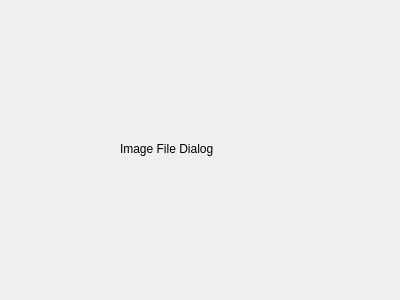
<?xml version="1.0" encoding="UTF-8"?>
<ui version="4.0">
 <class>ImageFileDialog</class>
 <widget class="QDialog" name="ImageFileDialog">
  <property name="geometry">
   <rect>
    <x>0</x>
    <y>0</y>
    <width>400</width>
    <height>300</height>
   </rect>
  </property>
  <property name="windowTitle">
   <string>Dialog</string>
  </property>
  <widget class="QLabel" name="label">
   <property name="geometry">
    <rect>
     <x>120</x>
     <y>140</y>
     <width>131</width>
     <height>17</height>
    </rect>
   </property>
   <property name="text">
    <string>Image File Dialog</string>
   </property>
  </widget>
 </widget>
 <resources/>
 <connections/>
</ui>
